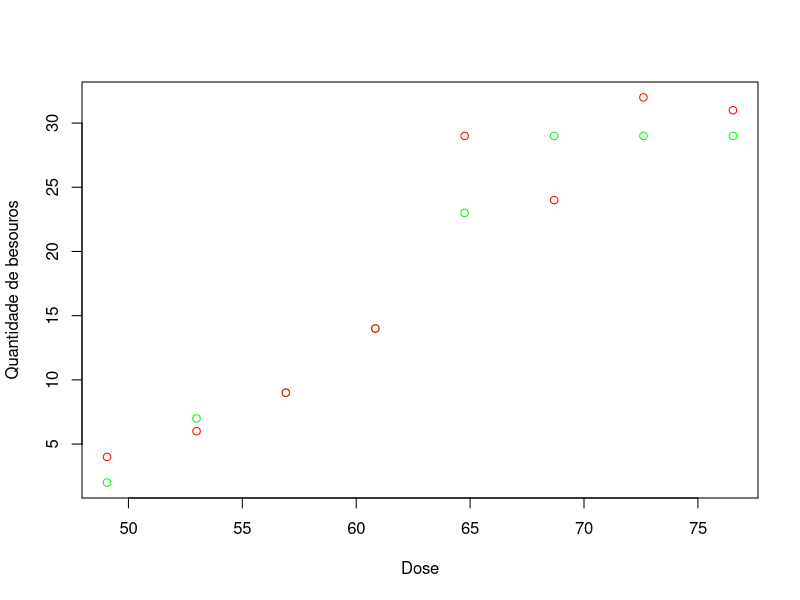

This figure's R source:
concentracao<-c(49.06,52.99,56.91,60.84,64.76,68.69,72.61,76.54)
y1<-c(2,7,9,14,23,29,29,29)
y2<-c(4,6,9,14,29,24,32,31)
m1<-c(29,30,28,27,30,31,30,29)
m2<-c(30,30,34,29,33,28,32,31)

y<-c(y1,y2)
m<-c(m1,m2)

beetles <- data.frame(concentracao,y1,m1,y2,m2)
attach(beetles)
plot1<-rep(concentracao,2)
plot2<-c(y1,y2)
plot(plot1, plot2, xlab = "Dose", ylab = "Quantidade de besouros", col=c(rep("green",8), rep("red",8)))
resp<-cbind(y, m-y)

#modelo log-log
log_x <- log(plot1)
log_y <- log(plot2)
modelo <- lm(log_y ~ log_x)
summary(modelo)
#x=-19,5744+log_x*5,37

#modelo logistico
mod2 <- glm(resp~m, family=binomial)
summary(mod2)
#a eq obtida eh resp = -3.2611 + 0.1224 * m

library(MASS)
dose.p(mod2)
#a dose para matar 50% dos besouros eh 26.641287

dose.p(mod2)
dose.p(mod2,p=1:9/10)
#a dose para matar 90% dos besouros eh 44.591146
